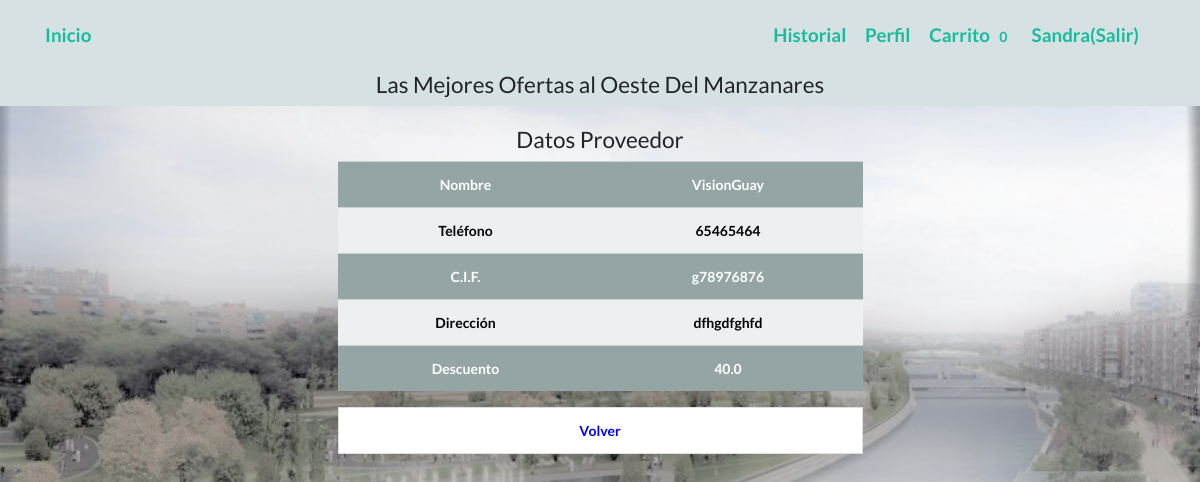
Page /datos_proveedor/1 (signed in) on the committed database.
### main/models.py (models this page shows, shortened)
class Usuarios(db.Base):
    __tablename__ = 'usuarios'
    id = Column(Integer, primary_key=True)
    username = Column(String(100), nullable=False)
    password_hash = Column(String(128), nullable=False)
    nombre = Column(String(200), nullable=False)
    email = Column(String(200), nullable=False)
    admin = Column(Boolean, default=False)
    proveedor = Column(Boolean, default=False)
    activo = Column(Boolean, default=True)
    usuProveedorId = Column(Integer, ForeignKey("proveedores.id"), default=0)
    usuProveedor = relationship("Proveedores", backref="ProveedorUsu")
    @property
    def password(self):
        raise AttributeError('password is not a readable attribute')
    def is_admin(self):
        return self.admin
    def is_proveedor(self):
        return self.proveedor

class Proveedores(db.Base):
    __tablename__ = "proveedores"
    id = Column(Integer, primary_key=True)
    nombre = Column(String(100), nullable=False)
    cif = Column(String, nullable=False)
    descuento = Column(Float, default=0)
    direccion = Column(String(255))
    telefono = Column(String(15))
    activo = Column(Boolean, default=True)
    proveedor = relationship("Inventario", cascade="all, delete-orphan",
                             backref="Proveedores", lazy='dynamic')
    proveedorUsu = relationship("Usuarios", cascade="all, delete-orphan",
                                backref="Proveedores", lazy='dynamic')

### main/providers.py (the view)
@providers.route('/datos_proveedor/<id>')
@login_required
def datos_proveedor(id):
    proveedor = db.session.query(Proveedores).get(id)
    return render_template('datos_proveedor.html', proveedor=proveedor)

### main/main.py (called while the page is built)
@login_manager.user_loader
def load_user(user_id):
    from models import Usuarios
    return db.session.query(Usuarios).get(int(user_id))

@app.context_processor
def contar_carrito():
    if not current_user.is_authenticated:
        return {'num_articulos': 0}
    if request.cookies.get(str(current_user.id)) is None:
        return {'num_articulos': 0}
    else:
        datos = json.loads(request.cookies.get(str(current_user.id)))
        return {'num_articulos': len(datos)}

### templates/datos_proveedor.html (shortened to what this page needs)
{% extends "base.html" %}
{% block content %}
<br>
<div class="container">
<div class="col-md-6 mx-auto my-auto">
<h4>Datos Proveedor</h3>
<table class="table table-secondary">
  <tr>
      <td class="table-secondary">Nombre</td>
      <td class="table-secondary">{{proveedor.nombre}}</td>
  </tr>
    <tr>
      <td class="table-light" style="color:black">Teléfono</td>
        <td class="table-light " style="color:black">{{proveedor.telefono}}</td>
  </tr>
    <tr>
      <td class="table-secondary">C.I.F.</td>
        <td class="table-secondary">{{proveedor.cif}}</td>
  </tr>
    <tr>
      <td class="table-light" style="color:black">Dirección</td>
        <td class="table-light" style="color:black">{{proveedor.direccion}}</td>
  </tr>
    <tr>
      <td class="table-secondary">Descuento</td>
        <td class="table-secondary">{{proveedor.descuento}}</td>
  </tr>
</table>
    <a href="/proveedores" class="list-group-item" style="color:blue" role="button" aria-pressed="true">Volver</a>
</div>
</div>
{% endblock %}

### templates/base.html (shortened to what this page needs)
<!DOCTYPE html>
<html lang="es" xmlns="http://www.w3.org/1999/html">
<head>
    <link rel="stylesheet" href="https://cdn.jsdelivr.net/npm/bootswatch@4.5.2/dist/flatly/bootstrap.min.css"
>
    <link rel="stylesheet" href="{{ url_for('static', filename='main.css')}}">
</head>
<header>
    <nav class="navbar navbar-inverse navbar-fixed-top">
        <div class="container">
            <div class="navbar-header">
                <a class="navbar-brand" href="/index">Inicio</a>
            </div>
            <div>
                {% if current_user.is_authenticated %}
                {% if not current_user.is_admin()%}
                {% if not current_user.is_proveedor()%}
                <a class="navbar-brand " href="/historial"> Historial</a>
                {%endif%}
                {%endif%}
                <a class="navbar-brand " href="/perfil/{{ current_user.username}}"> Perfil</a>
                {% if not current_user.is_admin()%}
                {% if not current_user.is_proveedor()%}
                <a class="navbar-brand " href="/carrito"> Carrito <span class="badge">{{num_articulos}} </span></a>
                {%endif%}
                {%endif%}
                <a class="navbar-brand " href="/logout">{{current_user.nombre}}(Salir)</a>
                {% else %}
                <a class="navbar-brand" href="/login">Login</a>
                <a class="navbar-brand" href="/registro">Registro</a>
                {% endif %}
            </div>
        </div>
    </nav>
    <div class="container">
        <h4>Las Mejores Ofertas al Oeste Del Manzanares</h4>
    </div>
</header>
<body>
<br>
<br>
<br>
<br>
<br>
{% block content %}{% endblock %}
</body>
</html>

### static/main.css (style rules this page uses)
body { margin-left: auto; margin-right: auto; margin-top: auto; margin-bottom: auto; text-align:center; background-image:url('fotos-playa-madrid-rio-001.jpg'); background-repeat: no-repeat; background-size: cover; font-weight: bold; font-size: 14px; }
table { vertical-align:middle }
table td { vertical-align:middle; text-align:centre; }
header { text:black }
header { position: fixed; width: 100%; z-index: 1000; background:#D5E1E3; font-weight: bold }

### rows in the picture
Usuarios: nombre "Sandra"
Proveedores: nombre "VisionGuay", telefono "65465464", cif "g78976876", direccion "dfhgdfghfd", descuento "40.0"

### other values in the picture
{{ num_articulos }} "0"
